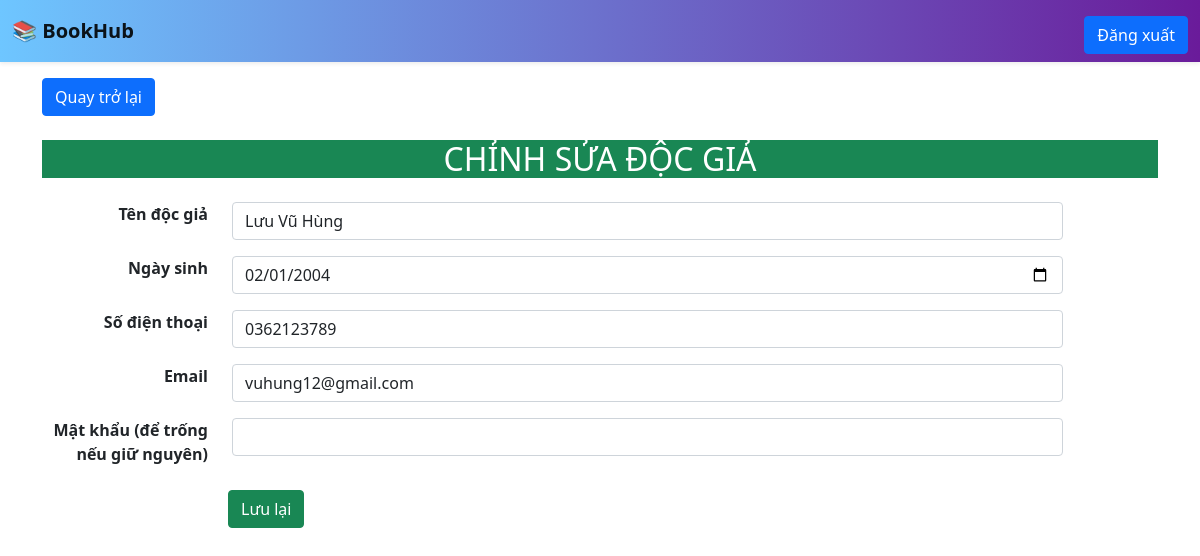
Page /docgia/chinhsuadocgia.php?id=2 (signed in) on the committed database.
### tables this page shows
CREATE TABLE `doc_gia` (
  `ma_doc_gia` int(11) NOT NULL,
  `ten_doc_gia` varchar(255) NOT NULL,
  `ngay_sinh` date NOT NULL,
  `so_dien_thoai` varchar(15) NOT NULL,
  `created_at` timestamp NOT NULL DEFAULT current_timestamp(),
  `email` varchar(255) NOT NULL,
  `mat_khau` varchar(255) DEFAULT NULL
);

### docgia/chinhsuadocgia.php (the view, shortened to what this page needs)
<?php
require_once "../config.php";
if(isset($_GET['id'])){
    $id = (int)$_GET['id'];
    $sql = "SELECT * FROM doc_gia WHERE ma_doc_gia = $id";
    $res = mysqli_query($conn,$sql);
    $rows = mysqli_fetch_assoc($res);
    $tendg    = $rows['ten_doc_gia'];
    $ngaysinh = $rows['ngay_sinh'];
    $sdt      = $rows['so_dien_thoai'];
    $email    = $rows['email'];
} else {
    header('location: hienthidocgia.php');
    die();
}
?>
<!DOCTYPE html>
<html lang="vi">
<head>
    <link href="https://cdn.jsdelivr.net/npm/bootstrap@5.1.3/dist/css/bootstrap.min.css" rel="stylesheet">
</head>
<body>
   <nav class="navbar navbar-expand-lg navbar-light shadow-sm sticky-top" style="background: linear-gradient(to right, #6EC6FF, #6A1B9A);">
        <div class="container-fluid">
            <a class="navbar-brand fw-bold" href="../index.php">
                <span class="text-gradient">📚 BookHub</span>
            </a>
            <div class="collapse navbar-collapse" id="navbarNav">
                <ul class="navbar-nav ms-auto">
                    <li class="nav-item"><a class="btn btn-primary mt-2" href="../dangxuat.php">Đăng xuất</a></li>
                </ul>
            </div>
        </div>
    </nav>
    <div class="container mt-3">
        <a href="hienthidocgia.php" class="btn btn-primary">Quay trở lại</a>
        <h2 class="text-center bg-success text-white mt-4 mb-4">CHỈNH SỬA ĐỘC GIẢ</h2>
        <form method="POST">
            <div class="row mb-3">
                <label for="tendg" class="form-label col-sm-2 text-end"><strong>Tên độc giả</strong></label>
                <div class="col-sm-9">
                    <input type="text" class="form-control" id="tendg" name="tendg" value="<?php echo htmlspecialchars($tendg); ?>">
                </div>
            </div>
            <div class="row mb-3">
                <label for="ngaysinh" class="form-label col-sm-2 text-end"><strong>Ngày sinh</strong></label>
                <div class="col-sm-9">
                    <input type="date" class="form-control" id="ngaysinh" name="ngaysinh" value="<?php echo htmlspecialchars($ngaysinh); ?>">
                </div>
            </div>
            <div class="row mb-3">
                <label for="sdt" class="form-label col-sm-2 text-end"><strong>Số điện thoại</strong></label>
                <div class="col-sm-9">
                    <input type="text" class="form-control" id="sdt" name="sdt" value="<?php echo htmlspecialchars($sdt); ?>">
                </div>
            </div>
            <div class="row mb-3">
                <label for="email" class="form-label col-sm-2 text-end"><strong>Email</strong></label>
                <div class="col-sm-9">
                    <input type="email" class="form-control" id="email" name="email" value="<?php echo htmlspecialchars($email); ?>">
                </div>
            </div>
            <div class="row mb-3">
                <label for="mat_khau" class="form-label col-sm-2 text-end"><strong>Mật khẩu (để trống nếu giữ nguyên)</strong></label>
                <div class="col-sm-9">
                    <input type="password" class="form-control" id="mat_khau" name="mat_khau" value="">
                </div>
            </div>
            <button class="btn btn-success offset-sm-2" name="save">Lưu lại</button>
        </form>
    </div>
</body>
</html>

### rows in the picture
doc_gia: tendg "Lưu Vũ Hùng", ngaysinh "02/01/2004", sdt "0362123789", email "vuhung12@gmail.com"
